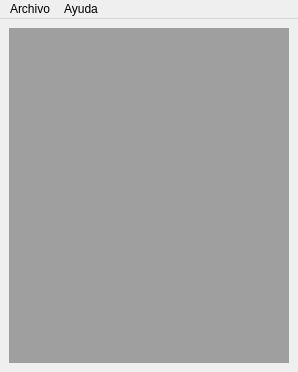
<?xml version="1.0" encoding="UTF-8"?>
<ui version="4.0">
 <class>MainWindow</class>
 <widget class="QMainWindow" name="MainWindow">
  <property name="geometry">
   <rect>
    <x>0</x>
    <y>0</y>
    <width>298</width>
    <height>372</height>
   </rect>
  </property>
  <property name="windowTitle">
   <string>MainWindow</string>
  </property>
  <widget class="QWidget" name="centralwidget">
   <layout class="QGridLayout" name="gridLayout">
    <item row="0" column="0">
     <widget class="QMdiArea" name="mdiArea"/>
    </item>
   </layout>
  </widget>
  <widget class="QMenuBar" name="menubar">
   <property name="geometry">
    <rect>
     <x>0</x>
     <y>0</y>
     <width>298</width>
     <height>21</height>
    </rect>
   </property>
   <widget class="QMenu" name="menuArchivo">
    <property name="title">
     <string>Archivo</string>
    </property>
    <addaction name="actionBase_de_datos_de_usuarios"/>
    <addaction name="separator"/>
    <addaction name="actionSalir"/>
   </widget>
   <widget class="QMenu" name="menuAyuda">
    <property name="title">
     <string>Ayuda</string>
    </property>
    <addaction name="actionAcerca_de"/>
   </widget>
   <addaction name="menuArchivo"/>
   <addaction name="menuAyuda"/>
  </widget>
  <action name="actionBase_de_datos_de_usuarios">
   <property name="text">
    <string>Base de datos de usuarios</string>
   </property>
  </action>
  <action name="actionSalir">
   <property name="text">
    <string>Salir</string>
   </property>
  </action>
  <action name="actionAcerca_de">
   <property name="text">
    <string>Acerca de</string>
   </property>
  </action>
 </widget>
 <resources/>
 <connections/>
</ui>
